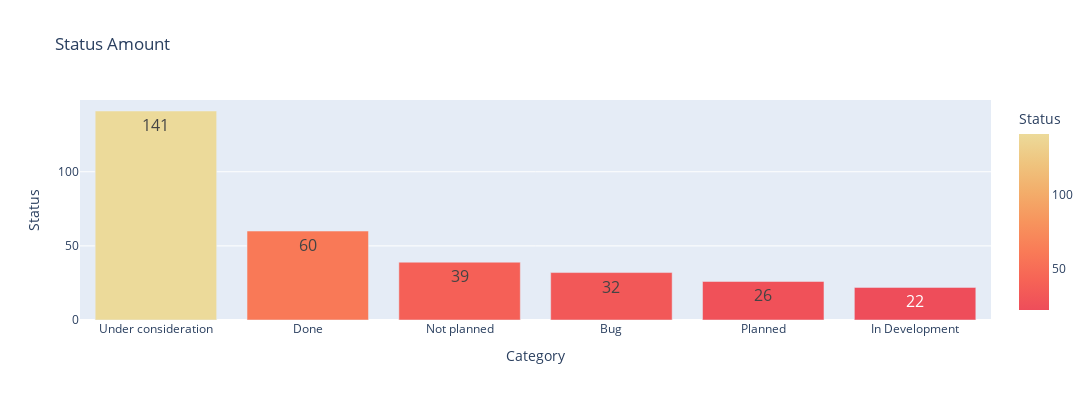

Notebook source saved alongside this figure:
### Code cell
data_status = data['status'].value_counts().reset_index()
x_axis = data_status['index']

fig = px.bar(
    data_status,
    x='index',
    y='status',
    color='status',
    # color_continuous_scale=px.colors.sequential.Viridis,
    color_continuous_scale=str(px.colors.named_colorscales()[27])+'_r',
    width=1200,
    height=400,
    text_auto=True,
    title="Status Amount",
    labels={"index":"Category","status":"Status"},
)

fig.update_layout(xaxis={'categoryorder':'total descending'})

fig.update_traces(textfont_size=16)

fig.show()

### Figure 1 — Plotly figure (JSON) as saved in the notebook; plotly's stock layout.template omitted (floating-point values rounded to 4 significant figures)
{"data": [{"alignmentgroup": "True", "hovertemplate": "Category=%{x}<br>Status=%{marker.color}<extra></extra>", "legendgroup": "", "marker": {"color": [141, 60, 39, 32, 26, 22], "coloraxis": "coloraxis", "pattern": {"shape": ""}}, "name": "", "offsetgroup": "", "orientation": "v", "showlegend": false, "textfont": {"size": 16}, "textposition": "auto", "texttemplate": "%{y}", "type": "bar", "x": ["Under consideration", "Done", "Not planned", "Bug", "Planned", "In Development"], "xaxis": "x", "y": [141, 60, 39, 32, 26, 22], "yaxis": "y"}], "layout": {"barmode": "relative", "coloraxis": {"colorbar": {"title": {"text": "Status"}}, "colorscale": [[0, "rgb(238, 77, 90)"], [0.1667, "rgb(246, 99, 86)"], [0.3333, "rgb(249, 123, 87)"], [0.5, "rgb(247, 148, 93)"], [0.6667, "rgb(243, 173, 106)"], [0.8333, "rgb(239, 196, 126)"], [1, "rgb(236, 218, 154)"]]}, "height": 400, "legend": {"tracegroupgap": 0}, "title": {"text": "Status Amount"}, "width": 1200, "xaxis": {"anchor": "y", "categoryorder": "total descending", "domain": [0, 1], "title": {"text": "Category"}}, "yaxis": {"anchor": "x", "domain": [0, 1], "title": {"text": "Status"}}}}
